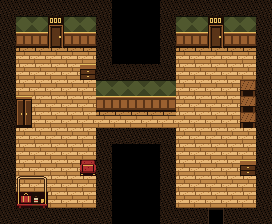

A 2D game scene composited from a Tiled map and its tileset images. What follows is a short description and the map's XML, with every tile layer's data as written:
An orthogonal 17x14 tile map with 16x16 px tiles, 1 tile layer (tiles) and 7 objects (2x exit, 2x drawer, entry, closet, keyspot).

<map version="1.10" tiledversion="1.12.2" orientation="orthogonal" renderorder="right-down" width="17" height="14" tilewidth="16" tileheight="16" infinite="0" nextlayerid="3" nextobjectid="17">
 <properties>
  <property name="allow_lock" type="bool" value="true" />
  <property name="kind" value="normal" />
 </properties>
 <tileset firstgid="1" source="../tilesets/hotel.tsx" />
 <layer id="1" name="tiles" width="17" height="14">
  <data encoding="csv">
7,7,7,7,7,7,7,0,0,0,7,7,7,7,7,7,7,
7,8,8,10,8,8,7,0,0,0,7,8,8,10,8,8,7,
7,9,9,11,9,9,7,0,0,0,7,9,9,11,9,9,7,
7,3,3,3,3,3,7,0,0,0,7,3,3,3,3,3,7,
7,2,2,2,2,14,7,7,7,7,7,2,2,2,2,2,7,
7,2,2,2,2,2,8,8,8,8,8,2,2,2,2,15,7,
7,12,2,2,2,2,9,9,9,9,9,2,2,2,2,15,7,
7,13,2,2,2,2,3,3,3,3,3,2,2,2,2,15,7,
7,2,2,2,2,2,7,7,7,7,7,2,2,2,2,2,7,
7,2,2,2,2,2,7,0,0,0,7,2,2,2,2,2,7,
7,2,2,2,2,42,7,0,0,0,7,2,2,2,2,14,7,
7,45,46,2,2,2,7,0,0,0,7,2,2,2,2,2,7,
7,47,48,2,2,2,7,0,0,0,7,2,2,2,2,2,7,
7,7,7,7,7,7,7,0,0,0,7,7,7,25,7,7,7
</data>
 </layer>
 <objectgroup id="2" name="objects">
  <object id="10" name="exit" x="48" y="16" width="16" height="32">
   <properties>
    <property name="wall" value="top" />
   </properties>
  </object>
  <object id="11" name="exit" x="208" y="16" width="16" height="32">
   <properties>
    <property name="wall" value="top" />
   </properties>
  </object>
  <object id="12" name="entry" x="208" y="208" width="16" height="16">
   <properties>
    <property name="wall" value="bottom" />
   </properties>
  </object>
  <object id="13" name="closet" x="16" y="96" width="16" height="32" />
  <object id="14" name="drawer" x="80" y="64" width="16" height="16" />
  <object id="15" name="keyspot" x="240" y="96">
   <point />
  </object>
  <object id="16" name="drawer" x="240" y="160" width="16" height="16" />
 </objectgroup>
</map>
